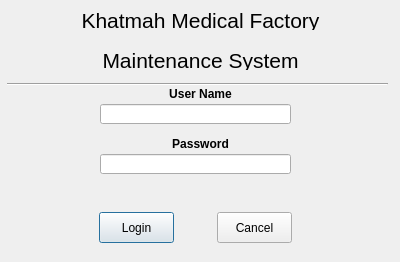
<?xml version="1.0" encoding="UTF-8"?>
<ui version="4.0">
 <class>loginDialog</class>
 <widget class="QDialog" name="loginDialog">
  <property name="geometry">
   <rect>
    <x>0</x>
    <y>0</y>
    <width>400</width>
    <height>262</height>
   </rect>
  </property>
  <property name="windowTitle">
   <string>Dialog</string>
  </property>
  <widget class="QLabel" name="label">
   <property name="geometry">
    <rect>
     <x>10</x>
     <y>84</y>
     <width>381</width>
     <height>20</height>
    </rect>
   </property>
   <property name="font">
    <font>
     <weight>75</weight>
     <bold>true</bold>
    </font>
   </property>
   <property name="text">
    <string>User Name</string>
   </property>
   <property name="alignment">
    <set>Qt::AlignCenter</set>
   </property>
  </widget>
  <widget class="QLineEdit" name="usernameinput">
   <property name="geometry">
    <rect>
     <x>100</x>
     <y>104</y>
     <width>191</width>
     <height>20</height>
    </rect>
   </property>
  </widget>
  <widget class="QLabel" name="label_2">
   <property name="geometry">
    <rect>
     <x>10</x>
     <y>134</y>
     <width>381</width>
     <height>20</height>
    </rect>
   </property>
   <property name="font">
    <font>
     <weight>75</weight>
     <bold>true</bold>
    </font>
   </property>
   <property name="text">
    <string>Password</string>
   </property>
   <property name="alignment">
    <set>Qt::AlignCenter</set>
   </property>
  </widget>
  <widget class="QLineEdit" name="passwordinput">
   <property name="geometry">
    <rect>
     <x>100</x>
     <y>154</y>
     <width>191</width>
     <height>20</height>
    </rect>
   </property>
  </widget>
  <widget class="QPushButton" name="loginbtn">
   <property name="geometry">
    <rect>
     <x>99</x>
     <y>212</y>
     <width>75</width>
     <height>31</height>
    </rect>
   </property>
   <property name="text">
    <string>Login</string>
   </property>
  </widget>
  <widget class="QPushButton" name="cancelbtn">
   <property name="geometry">
    <rect>
     <x>217</x>
     <y>212</y>
     <width>75</width>
     <height>31</height>
    </rect>
   </property>
   <property name="text">
    <string>Cancel</string>
   </property>
  </widget>
  <widget class="QLabel" name="statuplabel">
   <property name="geometry">
    <rect>
     <x>10</x>
     <y>184</y>
     <width>381</width>
     <height>20</height>
    </rect>
   </property>
   <property name="font">
    <font>
     <pointsize>10</pointsize>
     <weight>75</weight>
     <bold>true</bold>
    </font>
   </property>
   <property name="styleSheet">
    <string notr="true">color: rgb(255, 0, 0);</string>
   </property>
   <property name="text">
    <string/>
   </property>
   <property name="scaledContents">
    <bool>false</bool>
   </property>
   <property name="alignment">
    <set>Qt::AlignCenter</set>
   </property>
  </widget>
  <widget class="QLabel" name="label_4">
   <property name="geometry">
    <rect>
     <x>10</x>
     <y>10</y>
     <width>381</width>
     <height>20</height>
    </rect>
   </property>
   <property name="font">
    <font>
     <pointsize>16</pointsize>
    </font>
   </property>
   <property name="text">
    <string>Khatmah Medical Factory</string>
   </property>
   <property name="alignment">
    <set>Qt::AlignCenter</set>
   </property>
  </widget>
  <widget class="QLabel" name="label_5">
   <property name="geometry">
    <rect>
     <x>10</x>
     <y>50</y>
     <width>381</width>
     <height>20</height>
    </rect>
   </property>
   <property name="font">
    <font>
     <pointsize>16</pointsize>
    </font>
   </property>
   <property name="text">
    <string>Maintenance System</string>
   </property>
   <property name="alignment">
    <set>Qt::AlignCenter</set>
   </property>
  </widget>
  <widget class="Line" name="line">
   <property name="geometry">
    <rect>
     <x>7</x>
     <y>74</y>
     <width>381</width>
     <height>20</height>
    </rect>
   </property>
   <property name="orientation">
    <enum>Qt::Horizontal</enum>
   </property>
  </widget>
 </widget>
 <resources/>
 <connections/>
</ui>
